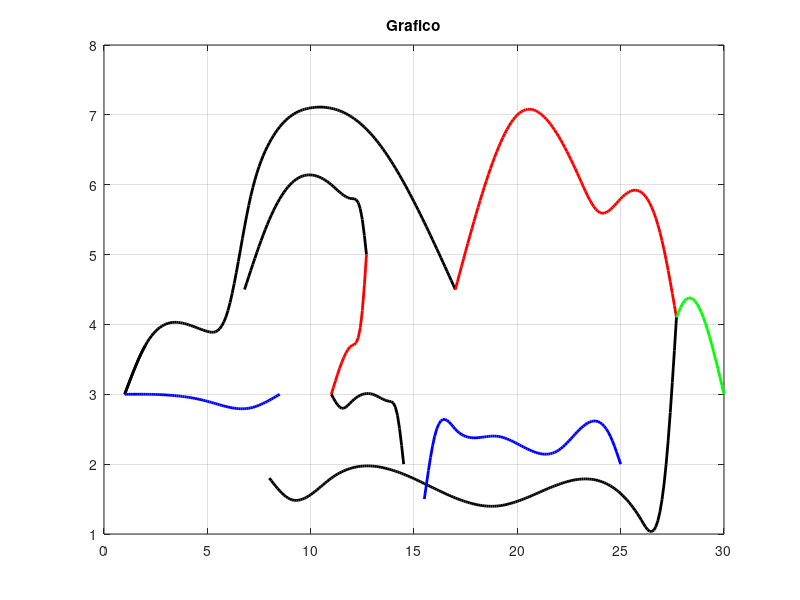

MATLAB code for this plot:
%http://analisisnumericos.blogspot.com.br/2011/11/spline-snoopy-rolando-quispe-mamani.html
%Spline SNOOPY - Rolando Quispe Mamani, 2011

x0=1:0.1:2;
x1=2:0.1:5;
x2=5:0.1:6;
x3=6:0.1:7;
x4=7:0.1:8;
x5=8:0.1:10;
x6=10:0.1:13;
x7=13:0.1:17;
s0=(3)+((0.7857)*(x0-1))+((0)*(x0-1).^2)+((-0.0857)*(x0-1).^3);
s1=(3.7)+((0.5285667)*(x1-2))+((-0.2571)*(x1-2).^2)+((0.034378)*(x1-2).^3);
s2=(3.9)+((-0.08583)*(x2-5))+((0.0523)*(x2-5).^2)+((0.3335333)*(x2-5).^3);
s3=(4.2)+((1.0194)*(x3-6))+((1.0529)*(x3-6).^2)+((-0.5723)*(x3-6).^3);
s4=(5.7)+((1.4083)*(x4-7))+((-0.664)*(x4-7).^2)+((0.1557)*(x4-7).^3);
s5=(6.6)+((0.547333)*(x5-8))+((-0.1969)*(x5-8).^2)+((0.0241167)*(x5-8).^3);
s6=(7.1)+((0.049166)*(x6-10))+((-0.0522)*(x6-10).^2)+((-0.0028778)*(x6-10).^3);
s7=(6.7)+((-0.34173)*(x7-13))+((-0.0781)*(x7-13).^2)+((0.00650833)*(x7-13).^3);

x8=17:0.1:20;
x9=20:0.1:23;
x10=23:0.1:24;
x11=24:0.1:25;
x12=25:0.1:27;
x13=27:0.1:27.7;
s8=(4.5)+((1.105733)*(x8-17))+((0)*(x8-17).^2)+((-0.0302667)*(x8-17).^3);
s9=(7)+((0.2885)*(x9-20))+((-0.2724)*(x9-20).^2)+((0.0254111111111111)*(x9-20).^3);
s10=(6.1)+((-0.6598667)*(x10-23))+((-0.0437)*(x10-23).^2)+((0.203567)*(x10-23).^3);
s11=(5.6)+((-0.136533)*(x11-24))+((0.567)*(x11-24).^2)+((-0.230467)*(x11-24).^3);
s12=(5.8)+((0.306)*(x12-25))+((-0.1244)*(x12-25).^2)+((-0.0893)*(x12-25).^3);
s13=(5.2)+((-1.26333523809524)*(x13-27))+((-0.6602)*(x13-27).^2)+((0.314380952380953)*(x13-27).^3);

x14=27.7:0.1:28;
x15=28:0.1:29;
x16=29:0.1:30;
s14=(4.1)+((0.748576)*(x14-27.7))+((0)*(x14-27.7).^2)+((-0.910111)*(x14-27.7).^3);
s15=(4.3)+((0.5028)*(x15-28))+((-0.8191)*(x15-28).^2)+((0.1163)*(x15-28).^3);
s16=(4.1)+((-0.78653)*(x16-29))+((-0.4702)*(x16-29).^2)+((0.15673)*(x16-29).^3);

x17=8:0.1:9;
x18=9:0.1:11;
x19=11:0.1:19;
x20=19:0.1:26;
x21=26:0.1:27.2;
x22=27.2:0.1:27.7;
s17=(1.8)+((-0.383433)*(x17-8))+((0)*(x17-8).^2)+((0.083433)*(x17-8).^3);
s18=(1.5)+((-0.1332)*(x18-9))+((0.2503)*(x18-9).^2)+((-0.05435)*(x18-9).^3);
s19=(1.8)+((0.216133)*(x19-11))+((-0.0758)*(x19-11).^2)+((0.00531667)*(x19-11).^3);
s20=(1.4)+((0.0243952380952381)*(x20-19))+((0.0518)*(x20-19).^2)+((-0.00848095238095238)*(x20-19).^3);
s21=(1.2)+((-0.497173)*(x21-26))+((-0.1263)*(x21-26).^2)+((0.9134722)*(x21-26).^3);
s22=(2)+((3.145933)*(x22-27.2))+((3.1622)*(x22-27.2).^2)+((-2.10813)*(x22-27.2).^3);

x23=1:0.1:5;
x24=5:0.1:7;
x25=7:0.1:8.5;
s23=(3)+((0.0020666)*(x23-1))+((0)*(x23-1).^2)+((-0.00169167)*(x23-1).^3);
s24=(2.9)+((-0.0792)*(x24-5))+((-0.0203)*(x24-5).^2)+((0.01745)*(x24-5).^3);
s25=(2.8)+((0.048933)*(x25-7))+((0.0844)*(x25-7).^2)+((-0.0187556)*(x25-7).^3);

x26=6.8:0.1:8;
x27=8:0.1:9;
x28=9:0.1:11;
x29=11:0.1:12;
x30=12:0.1:12.5;
x31=12.5:0.1:12.7;
s26=(4.5)+((0.907093)*(x26-6.8))+((0)*(x26-6.8).^2)+((-0.05122)*(x26-6.8).^3);
s27=(5.5)+((0.6858)*(x27-8))+((-0.1844)*(x27-8).^2)+((-0.001399)*(x27-8).^3);
s28=(6)+((0.31273)*(x28-9))+((-0.1886)*(x28-9).^2)+((0.01611667)*(x28-9).^3);
s29=(6)+((-0.24833)*(x29-11))+((-0.0919)*(x29-11).^2)+((0.140233)*(x29-11).^3);
s30=(5.8)+((-0.01144)*(x30-12))+((0.3288)*(x30-12).^2)+((-3.0118)*(x30-12).^3);
s31=(5.5)+((-1.94148)*(x31-12.5))+((-4.1889)*(x31-12.5).^2)+((6.981500)*(x31-12.5).^3);

x32=11:0.1:12;
x33=12:0.1:12.5;
x34=12.5:0.1:12.7;
s32=(3)+((0.973433)*(x32-11))+((0)*(x32-11).^2)+((-0.273433)*(x32-11).^3);
s33=(3.7)+((0.1531833)*(x33-12))+((-0.8203)*(x33-12).^2)+((5.0278667)*(x33-12).^3);
s34=(4.2)+((3.103800)*(x34-12.5))+((6.7215)*(x34-12.5).^2)+((-11.2025)*(x34-12.5).^3);

x35=11:0.1:11.5;
x36=11.5:0.1:12;
x37=12:0.1:13;
x38=13:0.1:13.8;
x39=13.8:0.1:14.2;
x40=14.2:0.1:14.5;
s35=(3)+((-0.5580833)*(x35-11))+((0)*(x35-11).^2)+((0.63233)*(x35-11).^3);
s36=(2.8)+((-0.0838166)*(x36-11.5))+((0.9485)*(x36-11.5).^2)+((-0.761733)*(x36-11.5).^3);
s37=(2.9)+((0.2933667)*(x37-12))+((-0.1941)*(x37-12).^2)+((0.0007333)*(x37-12).^3);
s38=(3)+((-0.0926533)*(x38-13))+((-0.1919)*(x38-13).^2)+((0.18933)*(x38-13).^3);
s39=(2.9)+((-0.0361866)*(x39-13.8))+((0.2625)*(x39-13.8).^2)+((-3.555083335)*(x39-13.8).^3);
s40=(2.7)+((-1.5326133)*(x40-14.2))+((-4.0036)*(x40-14.2).^2)+((4.44844444)*(x40-14.2).^3);

x41=15.5:0.1:16;
x42=16:0.1:17;
x43=17:0.1:19;
x44=19:0.1:22;
x45=22:0.1:24.5;
x46=24.5:0.1:25;
s41=(1.5)+((2.0978167)*(x41-15.5))+((0)*(x41-15.5).^2)+((-1.191267)*(x41-15.5).^3);
s42=(2.4)+((1.20433)*(x42-16))+((-1.7869)*(x42-16).^2)+((0.682567)*(x42-16).^3);
s43=(2.5)+((-0.321867)*(x43-17))+((0.2608)*(x43-17).^2)+((-0.062433)*(x43-17).^3);
s44=(2.4)+((-0.0279666666666666)*(x44-19))+((-0.1138)*(x44-19).^2)+((0.03363)*(x44-19).^3);
s45=(2.2)+((0.1974167)*(x45-22))+((0.1889)*(x45-22).^2)+((-0.0943467)*(x45-22).^3);
s46=(2.4)+((-0.6271)*(x46-24.5))+((-0.5187)*(x46-24.5).^2)+((0.3458)*(x46-24.5).^3);


plot(x0,s0,'k','LineWidth',2);grid;title('Grafico');hold on;
plot(x0,s0,'k','LineWidth',2);
plot(x1,s1,'k','LineWidth',2);
plot(x2,s2,'k','LineWidth',2);
plot(x3,s3,'k','LineWidth',2);
plot(x4,s4,'k','LineWidth',2);
plot(x5,s5,'k','LineWidth',2);
plot(x6,s6,'k','LineWidth',2);
plot(x7,s7,'k','LineWidth',2);

plot(x8,s8,'r','LineWidth',2);
plot(x9,s9,'r','LineWidth',2);
plot(x10,s10,'r','LineWidth',2);
plot(x11,s11,'r','LineWidth',2);
plot(x12,s12,'r','LineWidth',2);
plot(x13,s13,'r','LineWidth',2);

plot(x14,s14,'g','LineWidth',2);
plot(x15,s15,'g','LineWidth',2);
plot(x16,s16,'g','LineWidth',2);

plot(x17,s17,'k','LineWidth',2);
plot(x18,s18,'k','LineWidth',2);
plot(x19,s19,'k','LineWidth',2);
plot(x20,s20,'k','LineWidth',2);
plot(x21,s21,'k','LineWidth',2);
plot(x22,s22,'k','LineWidth',2);

plot(x23,s23,'b','LineWidth',2);
plot(x24,s24,'b','LineWidth',2);
plot(x25,s25,'b','LineWidth',2);

plot(x26,s26,'k','LineWidth',2);
plot(x27,s27,'k','LineWidth',2);
plot(x28,s28,'k','LineWidth',2);
plot(x29,s29,'k','LineWidth',2);
plot(x30,s30,'k','LineWidth',2);
plot(x31,s31,'k','LineWidth',2);

plot(x32,s32,'r','LineWidth',2);
plot(x33,s33,'r','LineWidth',2);
plot(x34,s34,'r','LineWidth',2);

plot(x35,s35,'k','LineWidth',2);
plot(x36,s36,'k','LineWidth',2);
plot(x37,s37,'k','LineWidth',2);
plot(x38,s38,'k','LineWidth',2);
plot(x39,s39,'k','LineWidth',2);
plot(x40,s40,'k','LineWidth',2);

plot(x41,s41,'b','LineWidth',2);
plot(x42,s42,'b','LineWidth',2);
plot(x43,s43,'b','LineWidth',2);
plot(x44,s44,'b','LineWidth',2);
plot(x45,s45,'b','LineWidth',2);
plot(x46,s46,'b','LineWidth',2);

hold off;
